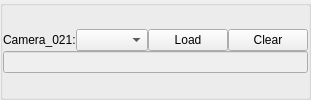
                          <widget class="QGroupBox" name="camera_index_groupBox_21">
                           <property name="title">
                            <string/>
                           </property>
                           <layout class="QGridLayout" name="gridLayout_24">
                            <property name="leftMargin">
                             <number>0</number>
                            </property>
                            <property name="topMargin">
                             <number>0</number>
                            </property>
                            <property name="rightMargin">
                             <number>0</number>
                            </property>
                            <property name="bottomMargin">
                             <number>0</number>
                            </property>
                            <property name="spacing">
                             <number>0</number>
                            </property>
                            <item row="0" column="0">
                             <layout class="QVBoxLayout" name="verticalLayout_26">
                              <item>
                               <layout class="QHBoxLayout" name="horizontalLayout_45" stretch="0,1,0,0">
                                <item>
                                 <widget class="QLabel" name="camera_index_label_21">
                                  <property name="text">
                                   <string>Camera_021:</string>
                                  </property>
                                 </widget>
                                </item>
                                <item>
                                 <widget class="QComboBox" name="camera_index_comboBox_21"/>
                                </item>
                                <item>
                                 <widget class="QPushButton" name="camera_index_pushButton_21">
                                  <property name="text">
                                   <string>Load</string>
                                  </property>
                                 </widget>
                                </item>
                                <item>
                                 <widget class="QPushButton" name="camera_index_clear_pushButton_21">
                                  <property name="text">
                                   <string>Clear</string>
                                  </property>
                                 </widget>
                                </item>
                               </layout>
                              </item>
                              <item>
                               <layout class="QHBoxLayout" name="horizontalLayout_46">
                                <item>
                                 <widget class="QLineEdit" name="camera_index_lineEdit_21">
                                  <property name="enabled">
                                   <bool>false</bool>
                                  </property>
                                 </widget>
                                </item>
                               </layout>
                              </item>
                             </layout>
                            </item>
                           </layout>
                          </widget>
